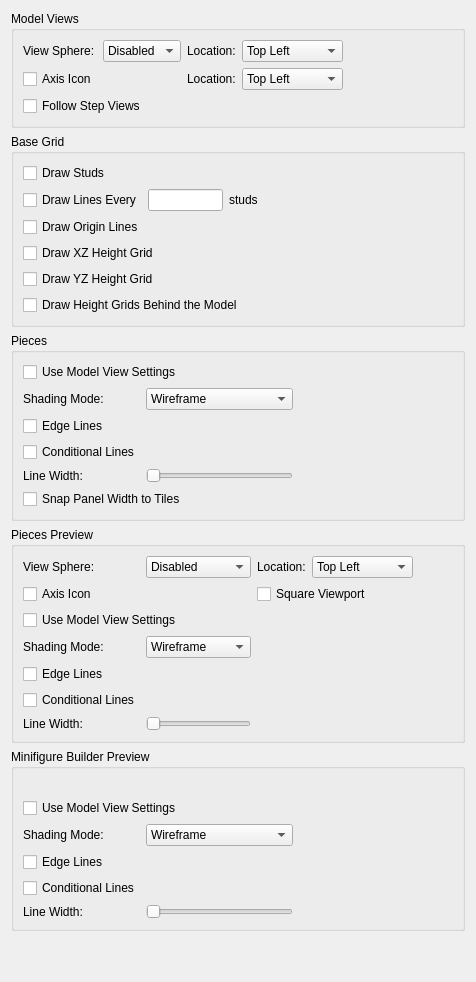
     <widget class="QWidget" name="tab">
      <property name="whatsThis">
       <string>&lt;p&gt;&lt;b&gt;View Preferences&lt;/b&gt;&lt;/p&gt;&lt;p&gt;Choose navigation aids for model views and the piece preview, and configure the base grid. Locations select the corner where each navigation aid appears.&lt;/p&gt;</string>
      </property>
      <attribute name="title">
       <string>Views</string>
      </attribute>
      <layout class="QVBoxLayout" name="verticalLayout_13">
       <item>
        <widget class="QGroupBox" name="groupBox_6">
         <property name="title">
          <string>Model Views</string>
         </property>
         <layout class="QGridLayout" name="gridLayout_3">
          <item row="1" column="0">
           <widget class="QCheckBox" name="AxisIconCheckBox">
            <property name="toolTip">
             <string>Show the model-axis indicator in model views.</string>
            </property>
            <property name="text">
             <string>Axis Icon</string>
            </property>
           </widget>
          </item>
          
          <item row="0" column="2">
           <widget class="QLabel" name="ViewSphereLocationLabel">
            <property name="toolTip">
             <string>Choose the corner for the model-view navigation sphere.</string>
            </property>
            <property name="buddy">
             <cstring>ViewSphereLocationCombo</cstring>
            </property>
            <property name="text">
             <string>Location:</string>
            </property>
           </widget>
          </item>
          <item row="0" column="0">
           <widget class="QLabel" name="label_21">
            <property name="toolTip">
             <string>Choose the model-view navigation sphere size, or disable it.</string>
            </property>
            <property name="buddy">
             <cstring>ViewSphereSizeCombo</cstring>
            </property>
            <property name="text">
             <string>View Sphere:</string>
            </property>
           </widget>
          </item>
          <item row="0" column="1">
           <widget class="QComboBox" name="ViewSphereSizeCombo">
            <property name="accessibleName">
             <string>View Sphere</string>
            </property>
            <property name="toolTip">
             <string>Choose the model-view navigation sphere size, or disable it.</string>
            </property>
            <item>
             <property name="text">
              <string>Disabled</string>
             </property>
            </item>
            <item>
             <property name="text">
              <string>Small</string>
             </property>
            </item>
            <item>
             <property name="text">
              <string>Medium</string>
             </property>
            </item>
            <item>
             <property name="text">
              <string>Large</string>
             </property>
            </item>
           </widget>
          </item>
          <item row="0" column="3">
           <widget class="QComboBox" name="ViewSphereLocationCombo">
            <property name="accessibleName">
             <string>Location</string>
            </property>
            <property name="toolTip">
             <string>Choose the corner for the model-view navigation sphere.</string>
            </property>
            <item>
             <property name="text">
              <string>Top Left</string>
             </property>
            </item>
            <item>
             <property name="text">
              <string>Top Right</string>
             </property>
            </item>
            <item>
             <property name="text">
              <string>Bottom Left</string>
             </property>
            </item>
            <item>
             <property name="text">
              <string>Bottom Right</string>
             </property>
            </item>
           </widget>
          </item>
          <item row="0" column="4">
           <spacer name="horizontalSpacer_7">
            <property name="orientation">
             <enum>Qt::Orientation::Horizontal</enum>
            </property>
            <property name="sizeHint" stdset="0">
             <size>
              <width>40</width>
              <height>20</height>
             </size>
            </property>
           </spacer>
          </item>
          <item row="1" column="2">
           <widget class="QLabel" name="AxisIconLocationLabel">
            <property name="toolTip">
             <string>Choose the corner for the model-axis indicator.</string>
            </property>
            <property name="buddy">
             <cstring>AxisIconLocationCombo</cstring>
            </property>
            <property name="text">
             <string>Location:</string>
            </property>
           </widget>
          </item>
          <item row="1" column="3">
           <widget class="QComboBox" name="AxisIconLocationCombo">
            <property name="accessibleName">
             <string>Location</string>
            </property>
            <property name="toolTip">
             <string>Choose the corner for the model-axis indicator.</string>
            </property>
            <item>
             <property name="text">
              <string>Top Left</string>
             </property>
            </item>
            <item>
             <property name="text">
              <string>Top Right</string>
             </property>
            </item>
            <item>
             <property name="text">
              <string>Bottom Left</string>
             </property>
            </item>
            <item>
             <property name="text">
              <string>Bottom Right</string>
             </property>
            </item>
           </widget>
          </item>
          <item row="2" column="0" colspan="4">
           <widget class="QCheckBox" name="FollowStepViewsCheckBox">
            <property name="toolTip">
             <string>Turn the view to each step's view rotation (MLCAD ROTSTEP) when changing steps.</string>
            </property>
            <property name="text">
             <string>Follow Step Views</string>
            </property>
           </widget>
          </item>
         </layout>
        </widget>
       </item>
       <item>
        <widget class="QGroupBox" name="groupBox_4">
         <property name="title">
          <string>Base Grid</string>
         </property>
         <layout class="QGridLayout" name="gridLayout_2">
          <item row="1" column="2">
           <widget class="QLabel" name="label">
            <property name="text">
             <string>studs</string>
            </property>
           </widget>
          </item>
          <item row="1" column="3">
           <spacer name="horizontalSpacer_5">
            <property name="orientation">
             <enum>Qt::Orientation::Horizontal</enum>
            </property>
            <property name="sizeHint" stdset="0">
             <size>
              <width>40</width>
              <height>20</height>
             </size>
            </property>
           </spacer>
          </item>
          <item row="1" column="0">
           <widget class="QCheckBox" name="gridLines">
            <property name="toolTip">
             <string>Show base-grid lines at the specified spacing.</string>
            </property>
            <property name="text">
             <string>Draw Lines Every</string>
            </property>
           </widget>
          </item>
          <item row="1" column="1">
           <widget class="QLineEdit" name="gridLineSpacing">
            <property name="accessibleName">
             <string>Grid Line Spacing</string>
            </property>
            <property name="toolTip">
             <string>Set base-grid line spacing in studs (1 to 10000).</string>
            </property>
            <property name="maximumSize">
             <size>
              <width>75</width>
              <height>16777215</height>
             </size>
            </property>
           </widget>
          </item>
          <item row="2" column="0" colspan="3">
           <widget class="QCheckBox" name="GridOriginCheckBox">
            <property name="toolTip">
             <string>Emphasize the base-grid lines through the model origin.</string>
            </property>
            <property name="text">
             <string>Draw Origin Lines</string>
            </property>
           </widget>
          </item>
          <item row="3" column="0" colspan="3">
           <widget class="QCheckBox" name="GridHeightXZCheckBox">
            <property name="toolTip">
             <string>Draw a vertical grid on the XZ plane through the X axis with lines every plate height.</string>
            </property>
            <property name="text">
             <string>Draw XZ Height Grid</string>
            </property>
           </widget>
          </item>
          <item row="4" column="0" colspan="3">
           <widget class="QCheckBox" name="GridHeightYZCheckBox">
            <property name="toolTip">
             <string>Draw a vertical grid on the YZ plane through the Y axis with lines every plate height.</string>
            </property>
            <property name="text">
             <string>Draw YZ Height Grid</string>
            </property>
           </widget>
          </item>
          <item row="5" column="0" colspan="3">
           <widget class="QCheckBox" name="GridHeightBehindCheckBox">
            <property name="toolTip">
             <string>Draw the height grids on the side of the model facing away from the camera instead of through the origin axes.</string>
            </property>
            <property name="text">
             <string>Draw Height Grids Behind the Model</string>
            </property>
           </widget>
          </item>
          <item row="0" column="0" colspan="3">
           <widget class="QCheckBox" name="gridStuds">
            <property name="toolTip">
             <string>Show stud positions on the base grid.</string>
            </property>
            <property name="text">
             <string>Draw Studs</string>
            </property>
           </widget>
          </item>
         </layout>
        </widget>
       </item>
       <item>
        <widget class="QGroupBox" name="PiecesGroup">
         <property name="title">
          <string>Pieces</string>
         </property>
         <layout class="QGridLayout" name="PiecesLayout">
          <item row="0" column="0" colspan="3">
           <widget class="QCheckBox" name="PiecesSyncRendering">
            <property name="toolTip">
             <string>Use the model view rendering settings for the pieces list and parts list images.</string>
            </property>
            <property name="text">
             <string>Use Model View Settings</string>
            </property>
           </widget>
          </item>
          <item row="1" column="0">
           <widget class="QLabel" name="PiecesShadingModeLabel">
            <property name="toolTip">
             <string>Choose how pieces are drawn in the pieces list and parts list images.</string>
            </property>
            <property name="text">
             <string>Shading Mode:</string>
            </property>
            <property name="buddy">
             <cstring>PiecesShadingMode</cstring>
            </property>
           </widget>
          </item>
          <item row="1" column="1">
           <widget class="QComboBox" name="PiecesShadingMode">
            <property name="accessibleName">
             <string>Pieces Shading Mode</string>
            </property>
            <property name="toolTip">
             <string>Choose how pieces are drawn in the pieces list and parts list images.</string>
            </property>
            <item>
             <property name="text">
              <string>Wireframe</string>
             </property>
            </item>
            <item>
             <property name="text">
              <string>Flat Shading</string>
             </property>
            </item>
            <item>
             <property name="text">
              <string>Default Lights</string>
             </property>
            </item>
           </widget>
          </item>
          <item row="2" column="0">
           <widget class="QCheckBox" name="PiecesEdgeLines">
            <property name="toolTip">
             <string>Draw edge lines on pieces in the pieces list and parts list images.</string>
            </property>
            <property name="text">
             <string>Edge Lines</string>
            </property>
           </widget>
          </item>
          <item row="3" column="0">
           <widget class="QCheckBox" name="PiecesConditionalLines">
            <property name="toolTip">
             <string>Draw conditional lines on pieces in the pieces list and parts list images.</string>
            </property>
            <property name="text">
             <string>Conditional Lines</string>
            </property>
           </widget>
          </item>
          <item row="4" column="0">
           <widget class="QLabel" name="PiecesLineWidthTitle">
            <property name="toolTip">
             <string>Set the line width used in the pieces list and parts list images.</string>
            </property>
            <property name="text">
             <string>Line Width:</string>
            </property>
            <property name="buddy">
             <cstring>PiecesLineWidthSlider</cstring>
            </property>
           </widget>
          </item>
          <item row="4" column="1">
           <widget class="QSlider" name="PiecesLineWidthSlider">
            <property name="accessibleName">
             <string>Pieces Line Width</string>
            </property>
            <property name="toolTip">
             <string>Set the line width used in the pieces list and parts list images.</string>
            </property>
            <property name="orientation">
             <enum>Qt::Orientation::Horizontal</enum>
            </property>
           </widget>
          </item>
          <item row="4" column="2">
           <widget class="QLabel" name="PiecesLineWidthLabel">
            <property name="text">
             <string/>
            </property>
           </widget>
          </item>
          <item row="1" column="3">
           <spacer name="PiecesSpacer">
            <property name="orientation">
             <enum>Qt::Orientation::Horizontal</enum>
            </property>
            <property name="sizeHint" stdset="0">
             <size>
              <width>40</width>
              <height>20</height>
             </size>
            </property>
           </spacer>
          </item>
          <item row="5" column="0" colspan="3">
           <widget class="QCheckBox" name="PiecesSnapToTiles">
            <property name="toolTip">
             <string>Snap the width of the docked pieces panel to whole thumbnail tiles after resizing it.</string>
            </property>
            <property name="text">
             <string>Snap Panel Width to Tiles</string>
            </property>
           </widget>
          </item>
         </layout>
        </widget>
       </item>
       <item>
        <widget class="QGroupBox" name="PreviewGroup">
         <property name="title">
          <string>Pieces Preview</string>
         </property>
         <layout class="QGridLayout" name="gridLayout_6">
          <item row="2" column="2" colspan="2">
           <widget class="QCheckBox" name="PreviewSquareViewportCheckBox">
            <property name="toolTip">
             <string>Keep the piece preview square, with a 1:1 width to height ratio, whatever the panel size.</string>
            </property>
            <property name="text">
             <string>Square Viewport</string>
            </property>
           </widget>
          </item>
          <item row="2" column="0" colspan="2">
           <widget class="QCheckBox" name="PreviewAxisIconCheckBox">
            <property name="toolTip">
             <string>Show the model-axis indicator in the pieces preview.</string>
            </property>
            <property name="text">
             <string>Axis Icon</string>
            </property>
           </widget>
          </item>
          <item row="1" column="3">
           <widget class="QComboBox" name="PreviewViewSphereLocationCombo">
            <property name="accessibleName">
             <string>Location</string>
            </property>
            <property name="toolTip">
             <string>Choose the corner for the piece-preview navigation sphere.</string>
            </property>
            <item>
             <property name="text">
              <string>Top Left</string>
             </property>
            </item>
            <item>
             <property name="text">
              <string>Top Right</string>
             </property>
            </item>
            <item>
             <property name="text">
              <string>Bottom Left</string>
             </property>
            </item>
            <item>
             <property name="text">
              <string>Bottom Right</string>
             </property>
            </item>
           </widget>
          </item>
          <item row="1" column="2">
           <widget class="QLabel" name="PreviewViewSphereLocationLabel">
            <property name="toolTip">
             <string>Choose the corner for the piece-preview navigation sphere.</string>
            </property>
            <property name="buddy">
             <cstring>PreviewViewSphereLocationCombo</cstring>
            </property>
            <property name="text">
             <string>Location:</string>
            </property>
           </widget>
          </item>
          <item row="1" column="1">
           <widget class="QComboBox" name="PreviewViewSphereSizeCombo">
            <property name="accessibleName">
             <string>View Sphere</string>
            </property>
            <property name="toolTip">
             <string>Choose the piece-preview navigation sphere size, or disable it.</string>
            </property>
            <item>
             <property name="text">
              <string>Disabled</string>
             </property>
            </item>
            <item>
             <property name="text">
              <string>Small</string>
             </property>
            </item>
            <item>
             <property name="text">
              <string>Medium</string>
             </property>
            </item>
            <item>
             <property name="text">
              <string>Large</string>
             </property>
            </item>
           </widget>
          </item>
          <item row="1" column="0">
           <widget class="QLabel" name="label_8">
            <property name="toolTip">
             <string>Choose the piece-preview navigation sphere size, or disable it.</string>
            </property>
            <property name="buddy">
             <cstring>PreviewViewSphereSizeCombo</cstring>
            </property>
            <property name="text">
             <string>View Sphere:</string>
            </property>
           </widget>
          </item>
          <item row="1" column="4">
           <spacer name="horizontalSpacer_11">
            <property name="orientation">
             <enum>Qt::Orientation::Horizontal</enum>
            </property>
            <property name="sizeHint" stdset="0">
             <size>
              <width>40</width>
              <height>20</height>
             </size>
            </property>
           </spacer>
          </item>
          <item row="3" column="0" colspan="3">
           <widget class="QCheckBox" name="PreviewSyncRendering">
            <property name="toolTip">
             <string>Use the model view rendering settings for the pieces preview.</string>
            </property>
            <property name="text">
             <string>Use Model View Settings</string>
            </property>
           </widget>
          </item>
          <item row="4" column="0">
           <widget class="QLabel" name="PreviewShadingModeLabel">
            <property name="toolTip">
             <string>Choose how pieces are drawn in the pieces preview.</string>
            </property>
            <property name="text">
             <string>Shading Mode:</string>
            </property>
            <property name="buddy">
             <cstring>PreviewShadingMode</cstring>
            </property>
           </widget>
          </item>
          <item row="4" column="1">
           <widget class="QComboBox" name="PreviewShadingMode">
            <property name="accessibleName">
             <string>Preview Shading Mode</string>
            </property>
            <property name="toolTip">
             <string>Choose how pieces are drawn in the pieces preview.</string>
            </property>
            <item>
             <property name="text">
              <string>Wireframe</string>
             </property>
            </item>
            <item>
             <property name="text">
              <string>Flat Shading</string>
             </property>
            </item>
            <item>
             <property name="text">
              <string>Default Lights</string>
             </property>
            </item>
           </widget>
          </item>
          <item row="5" column="0">
           <widget class="QCheckBox" name="PreviewEdgeLines">
            <property name="toolTip">
             <string>Draw edge lines on pieces in the pieces preview.</string>
            </property>
            <property name="text">
             <string>Edge Lines</string>
            </property>
           </widget>
          </item>
          <item row="6" column="0">
           <widget class="QCheckBox" name="PreviewConditionalLines">
            <property name="toolTip">
             <string>Draw conditional lines on pieces in the pieces preview.</string>
            </property>
            <property name="text">
             <string>Conditional Lines</string>
            </property>
           </widget>
          </item>
          <item row="7" column="0">
           <widget class="QLabel" name="PreviewLineWidthTitle">
            <property name="toolTip">
             <string>Set the line width used in the pieces preview.</string>
            </property>
            <property name="text">
             <string>Line Width:</string>
            </property>
            <property name="buddy">
             <cstring>PreviewLineWidthSlider</cstring>
            </property>
           </widget>
          </item>
          <item row="7" column="1">
           <widget class="QSlider" name="PreviewLineWidthSlider">
            <property name="accessibleName">
             <string>Preview Line Width</string>
            </property>
            <property name="toolTip">
             <string>Set the line width used in the pieces preview.</string>
            </property>
            <property name="orientation">
             <enum>Qt::Orientation::Horizontal</enum>
            </property>
           </widget>
          </item>
          <item row="7" column="2">
           <widget class="QLabel" name="PreviewLineWidthLabel">
            <property name="text">
             <string/>
            </property>
           </widget>
          </item>
         </layout>
        </widget>
       </item>
<item>
        <widget class="QGroupBox" name="MinifigureBuilderGroup">
         <property name="title">
          <string>Minifigure Builder Preview</string>
         </property>
         <layout class="QGridLayout" name="MinifigureBuilderLayout">
          
          
          
          
          
          <item row="1" column="4">
           <spacer name="MinifigureBuilderSpacer">
            <property name="orientation">
             <enum>Qt::Orientation::Horizontal</enum>
            </property>
            <property name="sizeHint" stdset="0">
             <size>
              <width>40</width>
              <height>20</height>
             </size>
            </property>
           </spacer>
          </item>
          <item row="3" column="0" colspan="3">
           <widget class="QCheckBox" name="MinifigureBuilderSyncRendering">
            <property name="toolTip">
             <string>Use the model view rendering settings for the minifigure builder preview.</string>
            </property>
            <property name="text">
             <string>Use Model View Settings</string>
            </property>
           </widget>
          </item>
          <item row="4" column="0">
           <widget class="QLabel" name="MinifigureBuilderShadingModeLabel">
            <property name="toolTip">
             <string>Choose how pieces are drawn in the minifigure builder preview.</string>
            </property>
            <property name="text">
             <string>Shading Mode:</string>
            </property>
            <property name="buddy">
             <cstring>MinifigureBuilderShadingMode</cstring>
            </property>
           </widget>
          </item>
          <item row="4" column="1">
           <widget class="QComboBox" name="MinifigureBuilderShadingMode">
            <property name="accessibleName">
             <string>Minifigure Builder Shading Mode</string>
            </property>
            <property name="toolTip">
             <string>Choose how pieces are drawn in the minifigure builder preview.</string>
            </property>
            <item>
             <property name="text">
              <string>Wireframe</string>
             </property>
            </item>
            <item>
             <property name="text">
              <string>Flat Shading</string>
             </property>
            </item>
            <item>
             <property name="text">
              <string>Default Lights</string>
             </property>
            </item>
           </widget>
          </item>
          <item row="5" column="0">
           <widget class="QCheckBox" name="MinifigureBuilderEdgeLines">
            <property name="toolTip">
             <string>Draw edge lines on pieces in the minifigure builder preview.</string>
            </property>
            <property name="text">
             <string>Edge Lines</string>
            </property>
           </widget>
          </item>
          <item row="6" column="0">
           <widget class="QCheckBox" name="MinifigureBuilderConditionalLines">
            <property name="toolTip">
             <string>Draw conditional lines on pieces in the minifigure builder preview.</string>
            </property>
            <property name="text">
             <string>Conditional Lines</string>
            </property>
           </widget>
          </item>
          <item row="7" column="0">
           <widget class="QLabel" name="MinifigureBuilderLineWidthTitle">
            <property name="toolTip">
             <string>Set the line width used in the minifigure builder preview.</string>
            </property>
            <property name="text">
             <string>Line Width:</string>
            </property>
            <property name="buddy">
             <cstring>MinifigureBuilderLineWidthSlider</cstring>
            </property>
           </widget>
          </item>
          <item row="7" column="1">
           <widget class="QSlider" name="MinifigureBuilderLineWidthSlider">
            <property name="accessibleName">
             <string>Minifigure Builder Line Width</string>
            </property>
            <property name="toolTip">
             <string>Set the line width used in the minifigure builder preview.</string>
            </property>
            <property name="orientation">
             <enum>Qt::Orientation::Horizontal</enum>
            </property>
           </widget>
          </item>
          <item row="7" column="2">
           <widget class="QLabel" name="MinifigureBuilderLineWidthLabel">
            <property name="text">
             <string/>
            </property>
           </widget>
          </item>
         </layout>
        </widget>
       </item>
       <item>
        <spacer name="verticalSpacer_2">
         <property name="orientation">
          <enum>Qt::Orientation::Vertical</enum>
         </property>
         <property name="sizeHint" stdset="0">
          <size>
           <width>20</width>
           <height>40</height>
          </size>
         </property>
        </spacer>
       </item>
      </layout>
     </widget>
